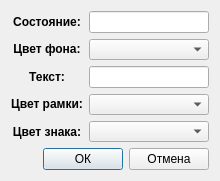
<?xml version="1.0" encoding="UTF-8"?>
<ui version="4.0">
 <class>AddRuleDialog</class>
 <widget class="QDialog" name="AddRuleDialog">
  <property name="geometry">
   <rect>
    <x>0</x>
    <y>0</y>
    <width>220</width>
    <height>181</height>
   </rect>
  </property>
  <property name="minimumSize">
   <size>
    <width>220</width>
    <height>180</height>
   </size>
  </property>
  <property name="maximumSize">
   <size>
    <width>220</width>
    <height>230</height>
   </size>
  </property>
  <property name="windowTitle">
   <string>Dialog</string>
  </property>
  <layout class="QGridLayout" name="gridLayout" rowstretch="1,0">
   <item row="0" column="0">
    <layout class="QVBoxLayout" name="verticalLayout">
     <item>
      <widget class="QLabel" name="label">
       <property name="font">
        <font>
         <weight>75</weight>
         <bold>true</bold>
        </font>
       </property>
       <property name="text">
        <string>Состояние:</string>
       </property>
       <property name="alignment">
        <set>Qt::AlignCenter</set>
       </property>
      </widget>
     </item>
     <item>
      <widget class="QLabel" name="label_2">
       <property name="font">
        <font>
         <weight>75</weight>
         <bold>true</bold>
        </font>
       </property>
       <property name="text">
        <string>Цвет фона:</string>
       </property>
       <property name="alignment">
        <set>Qt::AlignCenter</set>
       </property>
      </widget>
     </item>
     <item>
      <widget class="QLabel" name="label_3">
       <property name="font">
        <font>
         <weight>75</weight>
         <bold>true</bold>
        </font>
       </property>
       <property name="text">
        <string>Текст:</string>
       </property>
       <property name="alignment">
        <set>Qt::AlignCenter</set>
       </property>
      </widget>
     </item>
     <item>
      <widget class="QLabel" name="label_4">
       <property name="font">
        <font>
         <weight>75</weight>
         <bold>true</bold>
        </font>
       </property>
       <property name="text">
        <string>Цвет рамки:</string>
       </property>
       <property name="alignment">
        <set>Qt::AlignCenter</set>
       </property>
      </widget>
     </item>
     <item>
      <widget class="QLabel" name="label_5">
       <property name="font">
        <font>
         <weight>75</weight>
         <bold>true</bold>
        </font>
       </property>
       <property name="text">
        <string>Цвет знака:</string>
       </property>
       <property name="alignment">
        <set>Qt::AlignCenter</set>
       </property>
      </widget>
     </item>
    </layout>
   </item>
   <item row="0" column="1">
    <layout class="QVBoxLayout" name="verticalLayout_2">
     <item>
      <widget class="QLineEdit" name="leState"/>
     </item>
     <item>
      <widget class="QComboBox" name="cbBackground"/>
     </item>
     <item>
      <widget class="QLineEdit" name="leText"/>
     </item>
     <item>
      <widget class="QComboBox" name="cbBorderColor"/>
     </item>
     <item>
      <widget class="QComboBox" name="cbSignColor"/>
     </item>
    </layout>
   </item>
   <item row="1" column="0" colspan="2">
    <layout class="QHBoxLayout" name="horizontalLayout">
     <item>
      <spacer name="horizontalSpacer">
       <property name="orientation">
        <enum>Qt::Horizontal</enum>
       </property>
       <property name="sizeHint" stdset="0">
        <size>
         <width>40</width>
         <height>20</height>
        </size>
       </property>
      </spacer>
     </item>
     <item>
      <widget class="QPushButton" name="pbOk">
       <property name="text">
        <string>ОК</string>
       </property>
      </widget>
     </item>
     <item>
      <widget class="QPushButton" name="pbCancel">
       <property name="text">
        <string>Отмена</string>
       </property>
      </widget>
     </item>
    </layout>
   </item>
  </layout>
 </widget>
 <resources/>
 <connections/>
</ui>
